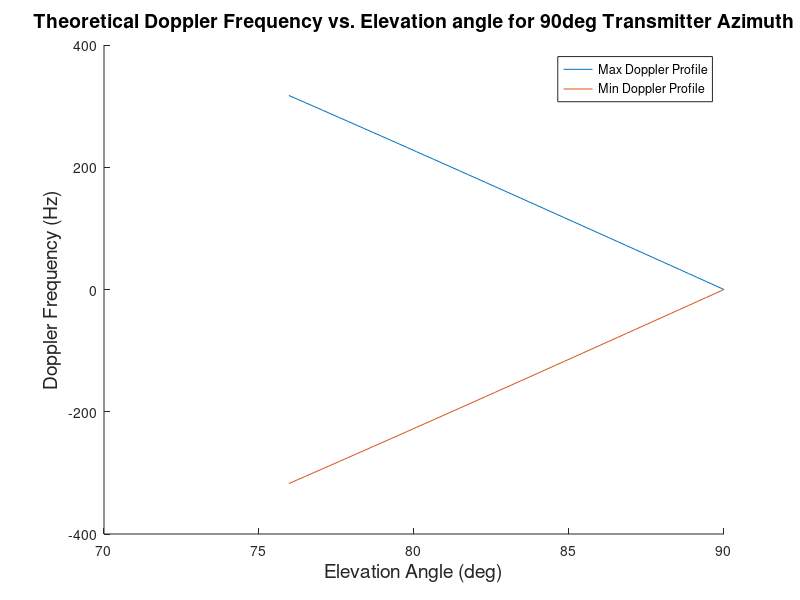

Recreate this plot in MATLAB.
%max doppler 90deg offset rx
%this does not show exactly what happens in the simulation because of the
%offset doppler.....
clear;
RPM = 250;%changed
Altitude = 200;
fc = 1e9;
c = 3e8;

%max doppler for reflection radius
Reflection_radius = 7.5;
v = ((2*pi)/60)*RPM*Reflection_radius;
max_fd = 2*(v*fc)/c;

%Rx position (might not be needed)
Rx_z = 2;
Rx_y = 7;
Rx_x = 0;

blade_length = 7.5;
max_elevation_angle = atan(Rx_z/(blade_length - Rx_y));

max_doppler_minus = -max_fd*cos(max_elevation_angle);
max_doppler_plus = max_fd*cos(max_elevation_angle);

tip = 0:0.01:.5;
elevation_angle = atan(Rx_z./tip);
hold on
plot(360*elevation_angle/(2*pi),max_fd*cos(elevation_angle))
plot(360*elevation_angle/(2*pi),-max_fd*cos(elevation_angle))
hold off
xlabel('Elevation Angle (deg)','FontSize', 14);
ylabel('Doppler Frequency (Hz)','FontSize', 14);
legend('Max Doppler Profile', 'Min Doppler Profile');
title('Theoretical Doppler Frequency vs. Elevation angle for 90deg Transmitter Azimuth','FontSize', 14);


